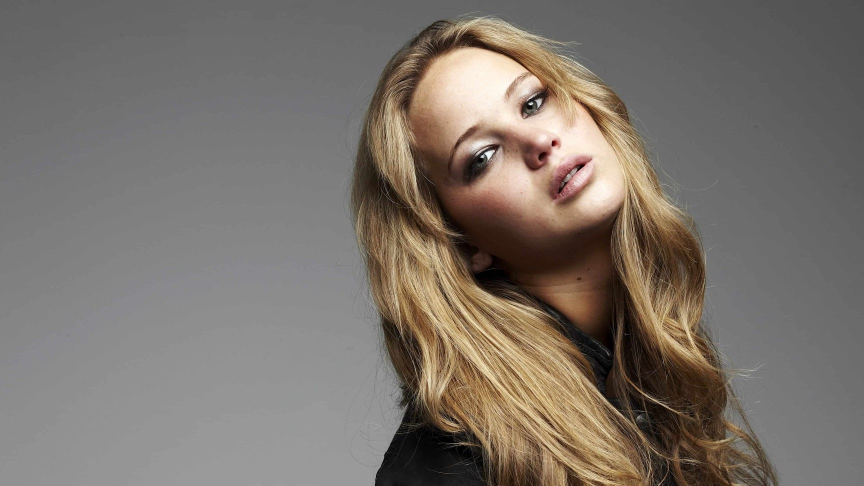
#> input picture Images/jeniffer.jpg, 1728 x 972 px, found by its file name (shown at 1/2 size)
$ jupyter execute --allow-errors Test.ipynb
#> lines starting #> are read from the running program, lines starting #| are printed output that depends on the picture; after the words box and inside, x2 and y2 are one past the last pixel; in counts of white or black regions, pixels touching at a corner belong together
**Identitiy Transformation**

g(x) = F(x)

[cell 1]
import cv2 as cv
import matplotlib.pyplot as plt
import numpy as np

im = cv.imread('images/jeniffer.jpg', cv.IMREAD_GRAYSCALE)
#> im: shape (972, 1728); min 0, max 254, mean 116
assert im is not None

#image transform formula
t = np.arange(0,256).astype('uint8')        #mapping each 256 pints to 256
fig, ax = plt.subplots()
ax.plot(t)
ax.set_xlabel(r'Input, $f(\mathbf{x})$')
ax.set_ylabel(r'Output, $\mathrm{T}[f(\mathbf{x})]$')
ax.set_xlim(0,255)
ax.set_ylim(0,255)
ax.set_aspect('equal')
plt.show()
#> figure, not shown here; curve peaks at x = 255, y = 255

#showing image
cv.namedWindow('Image', cv.WINDOW_AUTOSIZE)
cv.imshow('Image', im)
cv.waitKey(0)
image_transform = cv.LUT(im, t)
cv.imshow('Image', image_transform)
cv.waitKey(0)
cv.destroyAllWindows()

# no transformations occur because the transform and the original image are the same thing

**Negative Transformation**

g(x)=255 - f(x)

[cell 2]
import cv2 as cv
import matplotlib.pyplot as plt
import numpy as np

im = cv.imread('images/jeniffer.jpg', cv.IMREAD_GRAYSCALE)
assert im is not None

#image transform formula
t = np.arange(255, -1, -1).astype('uint8')        #start at 255, going until 0, => in steps of zero
fig, ax = plt.subplots()
ax.plot(t)
ax.set_xlabel(r'Input, $f(\mathbf{x})$')
ax.set_ylabel(r'Output, $\mathrm{T}[f(\mathbf{x})]$')
ax.set_xlim(0,255)
ax.set_ylim(0,255)
ax.set_aspect('equal')
plt.show()
#> figure, not shown here; curve peaks at x = 0, y = 255

#showing image
cv.namedWindow('Image', cv.WINDOW_NORMAL)
cv.imshow('Image', im)
cv.waitKey(0)
image_transform = cv.LUT(im, t)
cv.imshow('Image', image_transform)
cv.waitKey(0)
cv.destroyAllWindows()

*test*

[cell 3]
import cv2 as cv
import matplotlib.pyplot as plt
import numpy as np

im = cv.imread('images/jeniffer.jpg', cv.IMREAD_GRAYSCALE)
assert im is not None

#image transform formula
t = np.arange(255, -1, -1).astype('uint8')        #start at 255, going until 0, => in steps of zero
fig, ax = plt.subplots()
ax.plot(t)
ax.set_xlabel(r'Input, $f(\mathbf{x})$')
ax.set_ylabel(r'Output, $\mathrm{T}[f(\mathbf{x})]$')
ax.set_xlim(0,255)
ax.set_ylim(0,255)
ax.set_aspect('equal')
plt.show()

#showing image
cv.namedWindow('Image', cv.WINDOW_NORMAL)
cv.imshow('Image', im)
cv.waitKey(0)
image_transform = cv.LUT(im, t)
cv.imshow('Image', image_transform)
cv.waitKey(0)
cv.destroyAllWindows()

**Intensity Windowing**

[cell 4]
import cv2 as cv
import matplotlib.pyplot as plt
import numpy as np

im = cv.imread('images/jeniffer.jpg', cv.IMREAD_GRAYSCALE)
assert im is not None

c = np.array([(100,50) , (150,200)])
#Creating the regions


t1 = np.linspace(0, c[0,1],c[0,0] +1 -0).astype('uint8')
print(len(t1))       #start at 255, going until 0, => in steps of zero
t2 = np.linspace(c[0,1]+1, c[1,1],c[1,0] - c[0,0]).astype('uint8')
print(len(t2))
t3 = np.linspace(c[1,1] +1, 255,255 - c[1,0]).astype('uint8')
print(len(t3))

#transform
transform = np.concatenate((t1,t2), axis=0).astype('uint8')
transform = np.concatenate((transform, t3), axis=0).astype('uint8')
print(len(transform))

#fig
fig, ax = plt.subplots()
ax.plot(transform)
ax.set_xlabel(r'Input, $f(\mathbf{x})$')
ax.set_ylabel(r'Output, $\mathrm{T}[f(\mathbf{x})]$')
ax.set_xlim(0,255)
ax.set_ylim(0,255)
ax.set_aspect('equal')
plt.show()
#> figure, not shown here; curve peaks at x = 255, y = 255

#showing image
cv.namedWindow('Image', cv.WINDOW_NORMAL)
cv.imshow('Image', im)
cv.waitKey(0)
image_transform = cv.LUT(im, transform)
cv.imshow('Image', image_transform)
cv.waitKey(0)
cv.destroyAllWindows()

**Assignment Q1**

[cell 5]
import cv2 as cv
import matplotlib.pyplot as plt
import numpy as np

#not changed
im = cv.imread('images/jeniffer.jpg', cv.IMREAD_GRAYSCALE)
assert im is not None


c = np.array([(99,99) , (224,224)])
#Creating the regions
c1 = np.array([(99,124),(224,249)])

t1 = np.linspace(0, c[0,1],c[0,0] +1 -0).astype('uint8')
print(len(t1))       #start at 255, going until 0, => in steps of zero
t2 = np.linspace(125, c1[1,1],c1[0,1] +1 -0).astype('uint8')
print(len(t2))
t3 = np.linspace(c[1,1] +1, 255,255 - c[1,0]).astype('uint8')
print(len(t3))

#transform
transform = np.concatenate((t1,t2), axis=0).astype('uint8')
transform = np.concatenate((transform, t3), axis=0).astype('uint8')
print(len(transform))

#fig
fig, ax = plt.subplots()
ax.plot(transform)
ax.set_xlabel(r'Input, $f(\mathbf{x})$')
ax.set_ylabel(r'Output, $\mathrm{T}[f(\mathbf{x})]$')
ax.set_xlim(0,255)
ax.set_ylim(0,255)
ax.grid()
ax.set_aspect('equal')
plt.show()
#> figure, not shown here; curve peaks at x = 255, y = 255

#showing image
cv.namedWindow('Image', cv.WINDOW_NORMAL)
cv.imshow('Image', im)
cv.waitKey(0)
image_transform = cv.LUT(im, transform)
cv.imshow('Image', image_transform)
cv.waitKey(0)
cv.destroyAllWindows()

**Q2 Test**

[cell 6]
import cv2 as cv
import matplotlib.pyplot as plt
import numpy as np

#not changed
im = cv.imread('images/jeniffer.jpg', cv.IMREAD_COLOR)
#> im is the input picture: shape (972, 1728, 3); mean B, G, R 107, 114.5, 122.4
assert im is not None

im1 = cv.cvtColor(im, cv.COLOR_BGR2HSV)
#> im1: shape (972, 1728, 3); mean H, S, V 10.5, 35.8, 122.5
h_img,s_img,v_img = cv.split(im1)
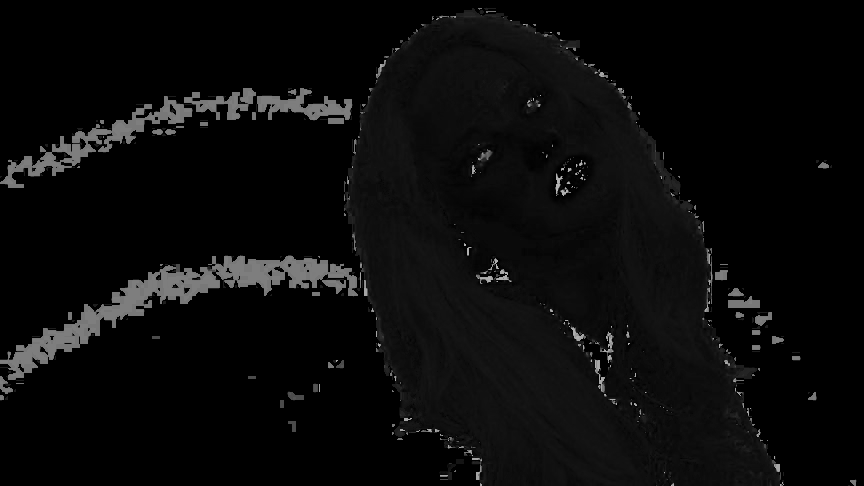
#> h_img: shape (972, 1728) (shown at 1/2 size); min 0, max 179, mean 10.5

fig, ax= plt.subplots(1,3, figsize=(10,20))
ax[0].imshow(h_img, cmap="gray")
ax[0].set_title('Hue')
ax[1].imshow(s_img, cmap="gray")
ax[1].set_title('Saturation')
ax[2].imshow(v_img, cmap="gray")
ax[2].set_title('Value')
plt.show()


x= np.linspace(0, 255,256)
a = 1
sigma = 70
Y =  np.exp((-(x-128)**2)/(2*sigma**2))


#Y2 = (a/128)*Y1
#Y = np.add(Y, Y1)
cv.imshow('Image', im)
cv.waitKey(0)
image_transform = cv.LUT(im, Y)
#> image_transform: shape (972, 1728, 3) float64
cv.imshow('Image', image_transform)
cv.waitKey(0)
cv.destroyAllWindows()
plt.plot(Y)
#> figure, not shown here; curve peaks at x = 128, y = 1

[cell 7]
y, x= np.linspace(0, 255, 256), np.linspace(0, 255, 256)
Y, X= np.meshgrid(x,y)

a = 0.1
sigma = 70

Y1 = a * np.exp((-(x-128)**2)/(2*sigma**2))
#Y2 = (a/128)*Y1
#Y = np.add(Y, Y1)
cv.imshow('Image', h_img)
cv.waitKey(0)
image_transform = cv.LUT(im, Y1)
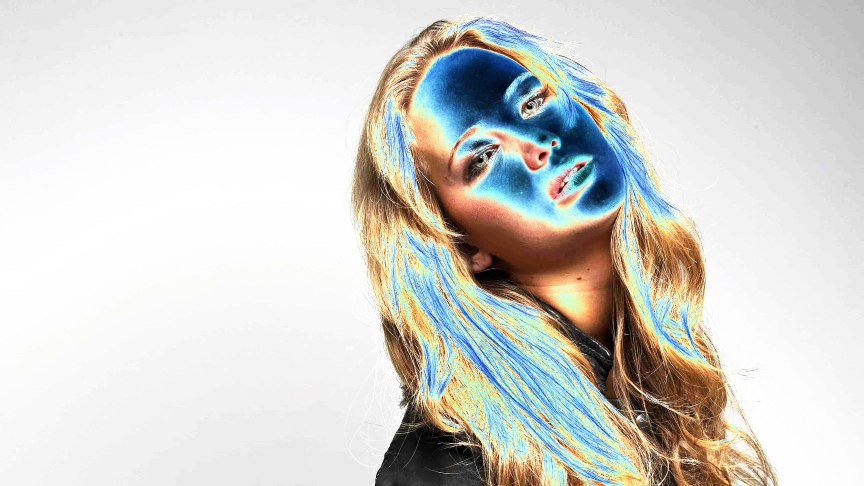
#> image_transform: shape (972, 1728, 3) float64 (shown at 1/2 size); mean B, G, R 0.0848, 0.0864, 0.0866; drawn with min black and max white
cv.imshow('Image', image_transform)
cv.waitKey(0)
cv.destroyAllWindows()
plt.plot(Y1)
#> figure, not shown here; curve peaks at x = 128, y = 0.1

**Question 4**

[cell 8]
import cv2 as cv
import matplotlib.pyplot as plt
import numpy as np

#not changed
im = cv.imread('images/washed_out_aerial_image.png', cv.IMREAD_GRAYSCALE)
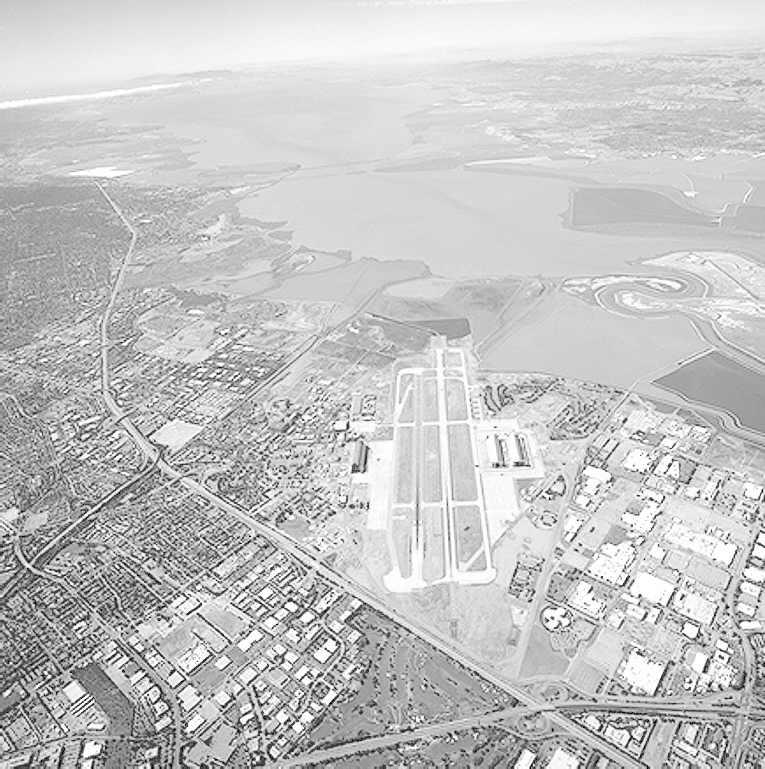
#> input picture Images/washed_out_aerial_image.png, 765 x 769 px, found by its file name
#> im is the input picture: shape (769, 765); min 0, max 255, mean 197.1
assert im is not None

plt.figure(figsize = [10, 5])
plt.subplot(1, 2, 1)
plt.gca().set_title('Original Histogram')
h = np.zeros(256)
h = [np.sum(im==i) for i in range (256)]
#> h = 256 values, max 15137 at index 213, min 0 at index 1, mean 2298
plt.bar(range(256), h)

plt.subplot(1, 2, 2)
plt.gca().set_title('Equalized Histogram')
eh = cv.equalizeHist(im)
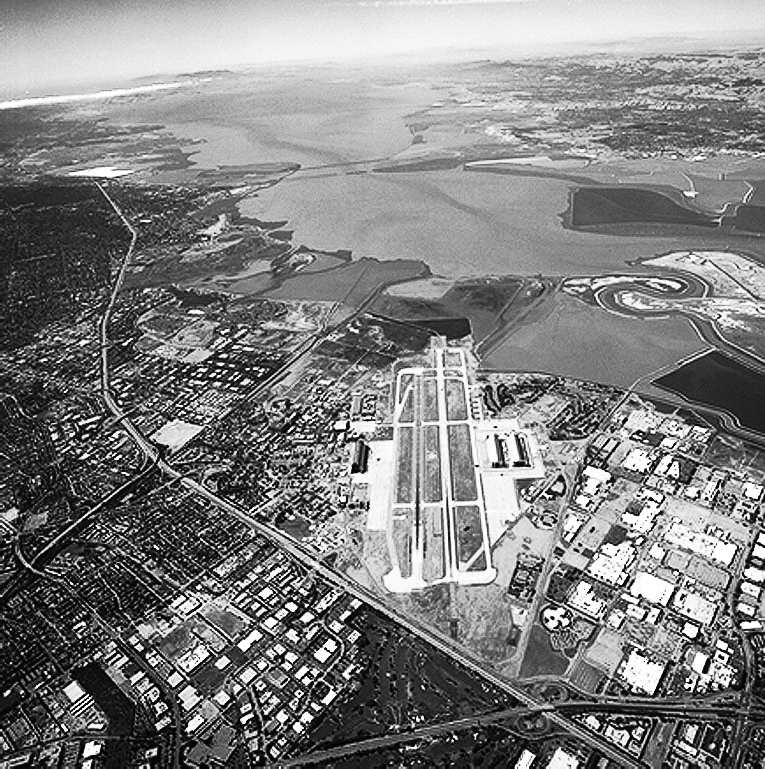
#> eh: shape (769, 765); min 0, max 255, mean 128.7
plt.hist(eh)
plt.show()
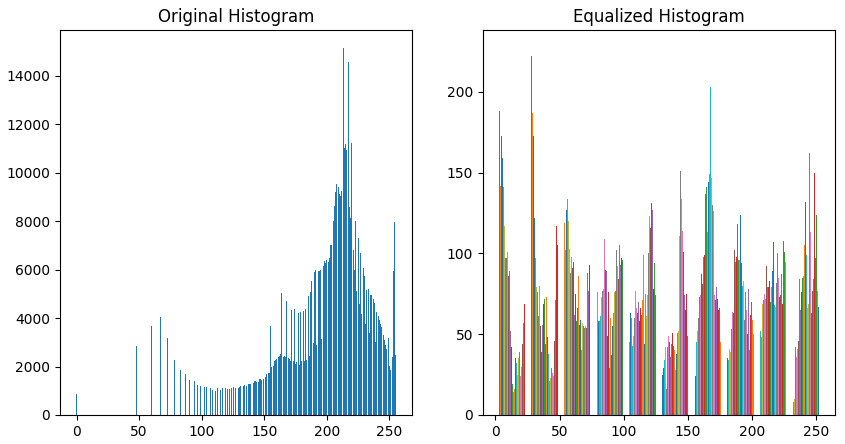
#> figure drawn by matplotlib, 2 panels; panel 1: tallest bar 15137 high, from x = 212.6 to 213.4; panel 2: tallest bar 201 high, from x = 28.05 to 28.08; panel 2: tallest bar 201 high, from x = 28.08 to 28.1; panel 2: tallest bar 222 high, from x = 28.1 to 28.13

fig, ax= plt.subplots(1,2, figsize=(10,20))
ax[0].imshow(im, cmap="gray")
ax[0].set_title('Original')
ax[1].imshow(eh, cmap="gray")
ax[1].set_title('Transformed')
plt.show()

**Question 3**

value of $\gamma$ = 0.5

[cell 9]
import cv2 as cv
import matplotlib.pyplot as plt
import numpy as np

im = cv.imread ('images/highlights_and_shadows.jpg', cv.IMREAD_COLOR)
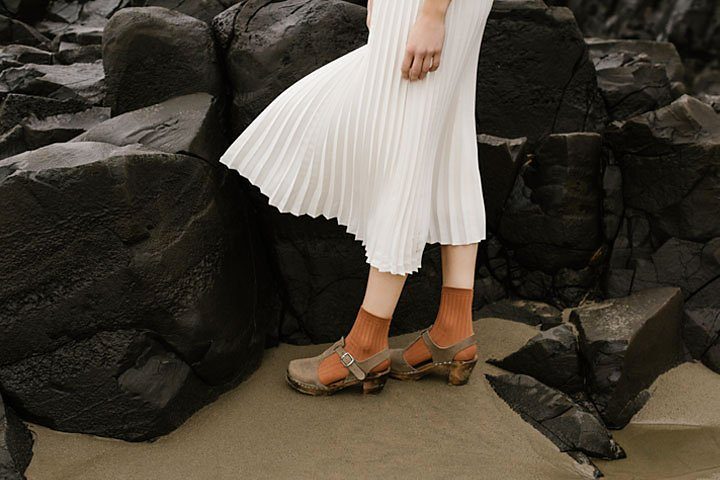
#> input picture Images/highlights_and_shadows.jpg, 720 x 480 px, found by its file name
#> im is the input picture: shape (480, 720, 3); mean B, G, R 58.1, 68.6, 75.7
assert im is not None

im_LAB = cv.cvtColor(im, cv.COLOR_BGR2LAB)
#> im_LAB: shape (480, 720, 3); mean of channels 0, 1, 2 71.3, 129.1, 135

gamma = .5
t = np.array([(i/255.)**gamma*255 for i in range (256)], np.uint8)
#> (the rest of this cell did not finish here and is left out)

**Question 5**

[cell 10]
import cv2 as cv
import matplotlib.pyplot as plt
import numpy as np

#not changed
im = cv.imread('images/jeniffer.jpg', cv.IMREAD_COLOR)
assert im is not None

im1 = cv.cvtColor(im, cv.COLOR_BGR2HSV)
h_img,s_img,v_img = cv.split(im1)

fig, ax= plt.subplots(1,3, figsize=(10,2.5))
fig.suptitle("a. Splitting into HSV regions", fontsize=12)
ax[0].imshow(h_img, cmap="gray")
ax[0].set_title('Hue')
ax[1].imshow(s_img, cmap="gray")
ax[1].set_title('Saturation')
ax[2].imshow(v_img, cmap="gray")
ax[2].set_title('Value')
plt.show()

#Foreground image extractor
lower = np.array([200, 200, 200])
upper = np.array([255, 255, 255])
thresh = cv.inRange(s_img, 15, 230)
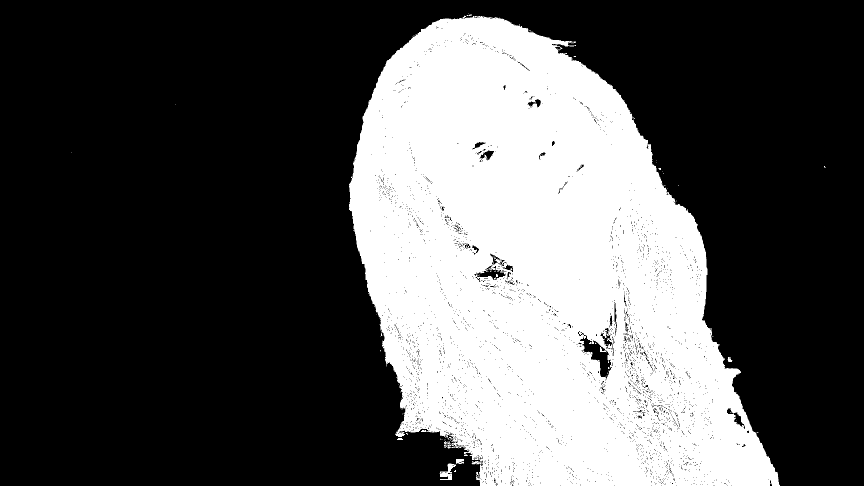
#> thresh: shape (972, 1728) (shown at 1/2 size); 32.3% white; 89 white regions (80 under 20 px), largest, box (x1, y1, x2, y2) and area: (698, 32, 1560, 972) 541256, (879, 927, 912, 960) 477, (912, 918, 928, 928) 133
kernel = cv.getStructuringElement(cv.MORPH_ELLIPSE, (20,20))
morph = cv.morphologyEx(thresh, cv.MORPH_CLOSE, kernel)
#> morph: shape (972, 1728); 33.2% white; 2 white regions (1 under 20 px), largest, box (x1, y1, x2, y2) and area: (699, 28, 1560, 972) 558071
mask = morph
result = cv.bitwise_and(im, im, mask=mask)
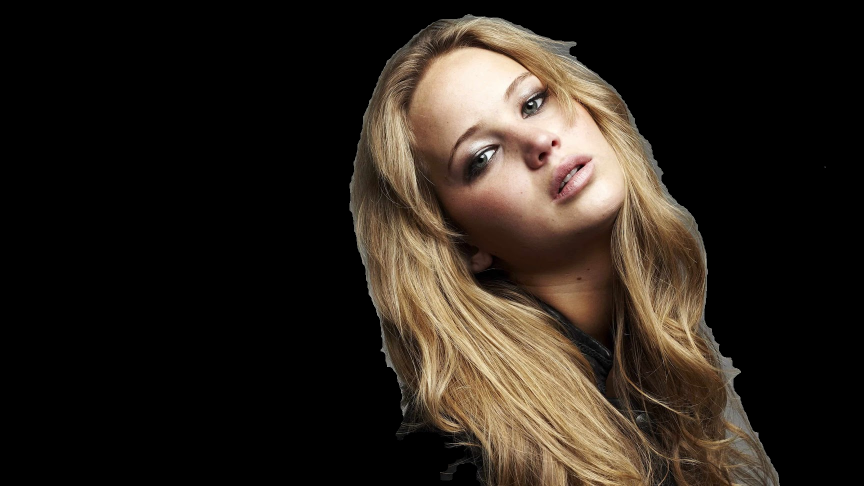
#> result: shape (972, 1728, 3) (shown at 1/2 size); mean B, G, R 27.2, 34.8, 42.7

fig, ax = plt.subplots(1,3, figsize=(10,2.5))
fig.suptitle("b. Extracting Foreground mask")
ax[0].imshow(im, cmap="gray")
ax[0].set_title("Original")
ax[1].imshow(mask, cmap="gray")
ax[1].set_title("Foreground Mask")
ax[2].imshow(result, cmap="gray")
ax[2].set_title("Foreground Image")
plt.show()
#> figure, not shown here; B, G, R data is drawn as R, G, B

#histogram
cumulative_sum = np.cumsum(result) #cumulative sum

plt.figure(figsize = [10, 2.5])
plt.subplot(1, 2, 1)
plt.gca().set_title('Original Histogram of foreground')
fg_h = cv.calcHist([result],[0],None,[256],[0,256])
#> fg_h = 256 values, max 1127314 at index 0, min 0 at index 254, mean 6561
plt.plot(fg_h)

plt.subplot(1, 2, 2)
plt.gca().set_title('Corrected Histogram')
result1 = cv.cvtColor(result, cv.COLOR_BGR2GRAY)
eh = cv.equalizeHist(result1)
#> eh: shape (972, 1728)
plt.plot(eh)
plt.show()
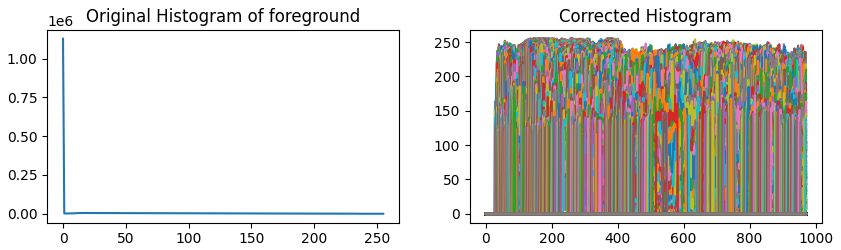
#> figure drawn by matplotlib, 2 panels; panel 1: curve peaks at x = 0, y = 1127314

#background image
mask1 = 255 - morph
bg_img = cv.bitwise_and(im, im, mask=mask1)
bg_img1 = cv.cvtColor(bg_img, cv.COLOR_BGR2GRAY);
#added image
img1 = cv.addWeighted(bg_img1,0.5, result1,0.5,0.0)
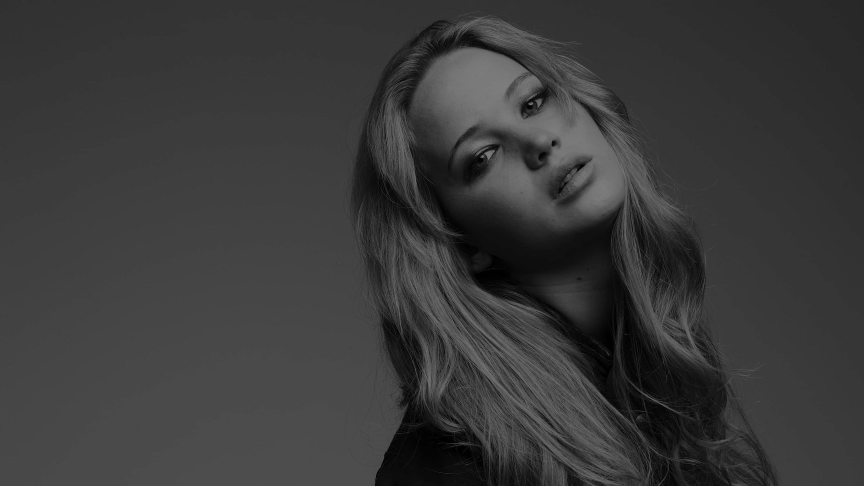
#> img1: shape (972, 1728) (shown at 1/2 size); min 0, max 126, mean 58

fig, ax = plt.subplots(1,3, figsize=(10,2.5))
fig.suptitle("f. Adding background with equalized")
ax[0].imshow(bg_img, cmap="gray")
ax[0].set_title("Background")
ax[1].imshow(result, cmap="gray")
ax[1].set_title("Foreground")
ax[2].imshow(img1, cmap="gray")
ax[2].set_title("Added Image")
plt.show()
#> figure, not shown here; B, G, R data is drawn as R, G, B
